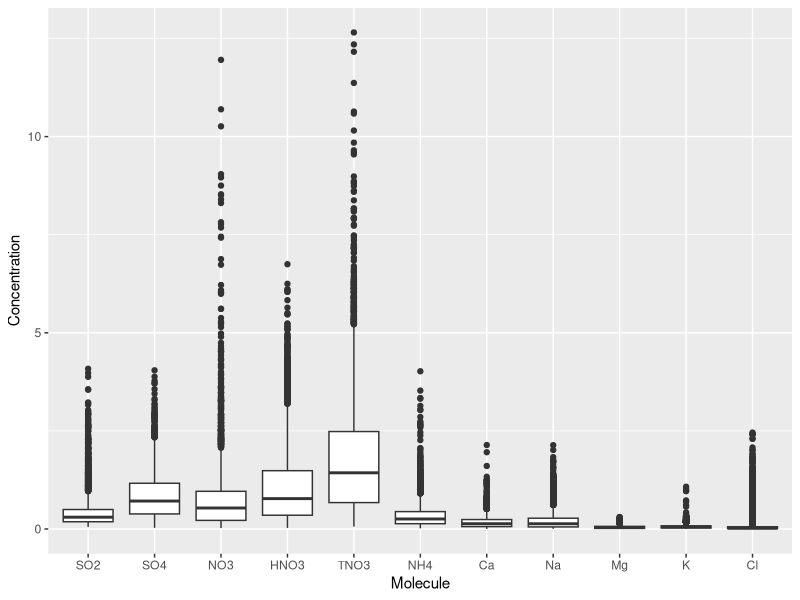
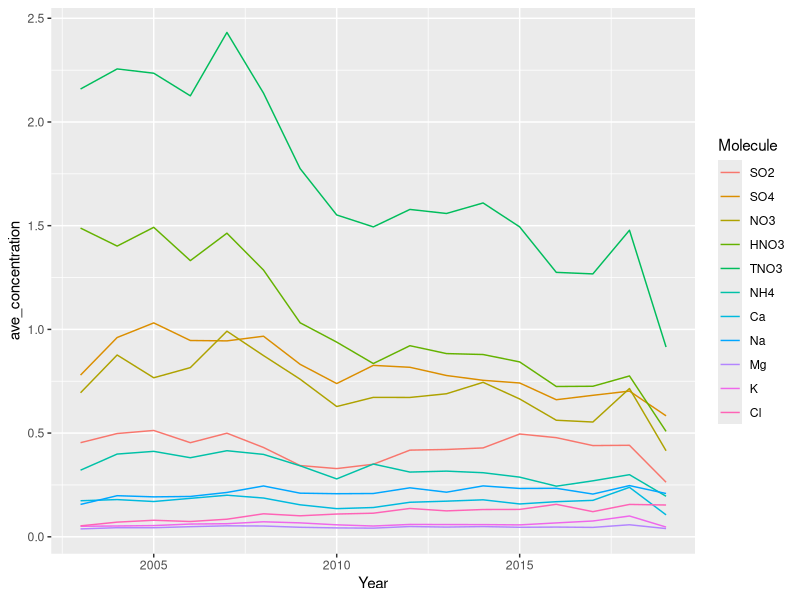

These charts were generated, in order, by the following R code:
## ---- chunk 1
library(tidyverse)
data <- read_csv("./Concentration - Weekly.csv")

## ---- chunk 2
library(dplyr)
data <- data %>%
  na.omit
## ---- chunk 3
colnames(data)[colnames(data)=="SO2_CONC"] <- "SO2" #Sulfur Dioxide
colnames(data)[colnames(data)=="SO4_CONC"] <- "SO4" #Sulfate
colnames(data)[colnames(data)=="NO3_CONC"] <- "NO3" #Nitrates
colnames(data)[colnames(data)=="HNO3_CONC"] <- "HNO3" #Nitric Acid
colnames(data)[colnames(data)=="TNO3_CONC"] <- "TNO3" #Total Nitrate
colnames(data)[colnames(data)=="NH4_CONC"] <- "NH4" #Ammonium
colnames(data)[colnames(data)=="CA_CONC"] <- "Ca" #Calcium
colnames(data)[colnames(data)=="NA_CONC"] <- "Na" #Soduim
colnames(data)[colnames(data)=="MG_CONC"] <- "Mg" #Magnesium
colnames(data)[colnames(data)=="K_CONC"] <- "K" #Potassioum
colnames(data)[colnames(data)=="CL_CONC"] <- "Cl" #Chlorine
colnames(data)[colnames(data)=="YEAR"] <- "Year"
colnames(data)
## ---- chunk 4
data <- gather(data, key = "Molecule", value = "Concentration", "SO2":"Cl", convert = FALSE, factor_key = TRUE) #pulls all the years into one column and stores the values into a new column
head(data)
## ---- chunk 5
data$SITE_ID <- as.factor(data$SITE_ID)   #factor SITE_ID
data$Year <- as.numeric(data$Year)         #factor YEAR
levels(data$SITE_ID)                      #show levels
## ---- chunk 6
# match each testing site with the county it is located in
index <- c("CON186", "DEV412", "JOT403", "LAV410", "PIN414", "SEK402", "SEK430", "YOS404")
values <- c("San Bernardino", "Inyo", "San Bernadino", "Shasta", "San Benito", "Tulare", "Tulare", "Mariposa")

#create new column
data$County <- values[match(data$SITE_ID, index)] 
data$County <- as.factor(data$County)
## ---- chunk 7
data$DATEON <- as.POSIXct(parse_date(data$DATEON, format="%m/%d/%Y %H:%M:%S"))

data$DATEOFF <- as.POSIXct(parse_date(data$DATEOFF, format="%m/%d/%Y %H:%M:%S"))
## ---- chunk 8
#create a boxplot
ggplot() + geom_boxplot(data, mapping=aes(x = Molecule, y = Concentration))
## ---- chunk 9
#Create a line graph
years <- group_by(data, Year, Molecule)
summary <- summarize(years, ave_concentration = mean(Concentration))
ggplot() + geom_line(summary, mapping=aes(x = Year, y = ave_concentration, colour = Molecule))
